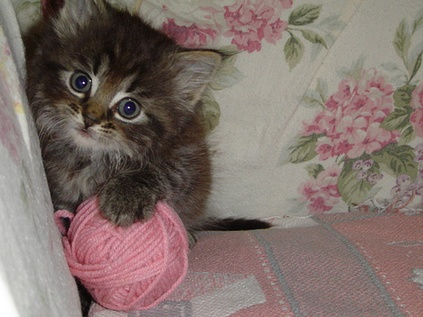
#> input picture data/cat_dataset-kaggle/CAT_00/00000001_005.jpg, 423 x 317 px, shrunk from 500 x 375 before the run, found by its file name; its folder holds 4 pictures in this run
$ python Face_detection_cats.py
#> lines starting #> are read from the running program, lines starting #| are printed output that depends on the picture
import numpy as np
import pandas as pd
import os
import seaborn as sns
import matplotlib.pyplot as plt
import cv2 as cv

class CatFaceDetector():
    '''
    Class for Cat Face Detection
    '''
    def __init__(self,object_cascade_path):
        '''
        param: object_cascade_path - path for the *.xml defining the parameters for cat face detection algorithm
        source of the haarcascade resource is: https://github.com/opencv/opencv/tree/master/data/haarcascades
        '''

        self.objectCascade=cv.CascadeClassifier(object_cascade_path)


    def detect(self, image, scale_factor,
               min_neighbors,
               min_size):
        '''
        Function return rectangle coordinates of cat face for given image
        param: image - image to process
        param: scale_factor - scale factor used for cat face detection
        param: min_neighbors - minimum number of parameters considered during cat face detection
        param: min_size - minimum size of bounding box for object detected
        '''
        bbox=self.objectCascade.detectMultiScale(image,
                                                scaleFactor=scale_factor,
                                                minNeighbors=min_neighbors,
                                                minSize=min_size)
        return bbox


def detect_cat_face(image, file_name, scale_factor=1.15, min_neighbors=1, min_size=(30,30)):
    '''
    Cat Face detection function
    Identify frontal cat face and display the detected marker over the image
    param: image - the image extracted from the video
    param: scale_factor - scale factor parameter for `detect` function of ObjectDetector object
    param: min_neighbors - min neighbors parameter for `detect` function of ObjectDetector object
    param: min_size - minimum size parameter for f`detect` function of ObjectDetector object
    '''

    image_gray = cv.cvtColor(image, cv.COLOR_BGR2GRAY)

    frontal_cascade_path = r"C:\Users\ravit\PycharmProject\cats\cat_face_detection\haarcascade_frontalcatface_extended.xml"

    # Detector for cat frontal face detection created
    fcfd = CatFaceDetector(frontal_cascade_path)

    cat_face = fcfd.detect(image_gray,
                           scale_factor=scale_factor,
                           min_neighbors=min_neighbors,
                           min_size=min_size)

    #if cat_face is empty (cat_face not detected) continue to the next picture
    if cat_face == ():
        print("face not detected in file name:", file_name)
        return

    for x, y, w, h in cat_face:
        # detected cat face shown in color image
        #cv.rectangle(image, (int(x + w / 2), int(y + h / 2)), (int((w + h) / 4)), (0, 127, 255), 3)

        a = x
        b = y
        c = x + w
        d = y + h

        cv.rectangle(image, pt1=(a, b), pt2=(c, d), color=(0, 0, 255), thickness=10)

    # image
        fig = plt.figure(figsize=(6, 6))
        ax = fig.add_subplot(111)
        image = cv.cvtColor(image, cv.COLOR_BGR2RGB)
        ax.imshow(image)
    # return image


if __name__=="__main__":

    os.listdir(r"C:\Users\ravit\PycharmProject\cats\data\cat_dataset-kaggle\CAT_00")

    #reading 10 images
    file_list = []
    for root, dirs, files in os.walk(r"C:\Users\ravit\PycharmProject\cats\data\cat_dataset-kaggle\CAT_00"):
        for file in files:
            if file.endswith(".jpg"):
                file_list.append(file)

    excerpt_file_list = file_list[0:20]

    for file in excerpt_file_list:

        img = cv.imread(r"C:/Users/ravit/PycharmProject/cats/data/cat_dataset-kaggle/CAT_00/"+file)
#> img is the input picture: shape (317, 423, 3); mean B, G, R 105.9, 111.8, 127.3
        print(file)
        detect_cat_face(img, file)
#> in detect_cat_face, `image_gray = cv.cvtColor(image, cv.COLOR_BGR2GRAY)`:
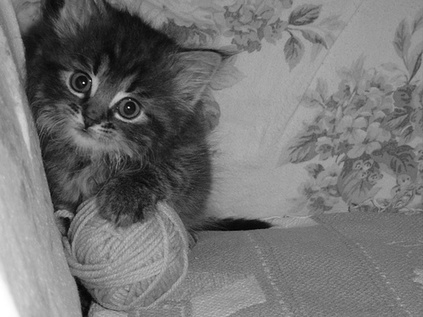
#> image_gray: shape (317, 423); min 2, max 255, mean 115.8
#> in detect, `bbox=self.objectCascade.detectMultiScale(image, scaleFactor=scale_fact..`: bbox = ()
#> pass 2 of the loop `for file in excerpt_file_list:`:
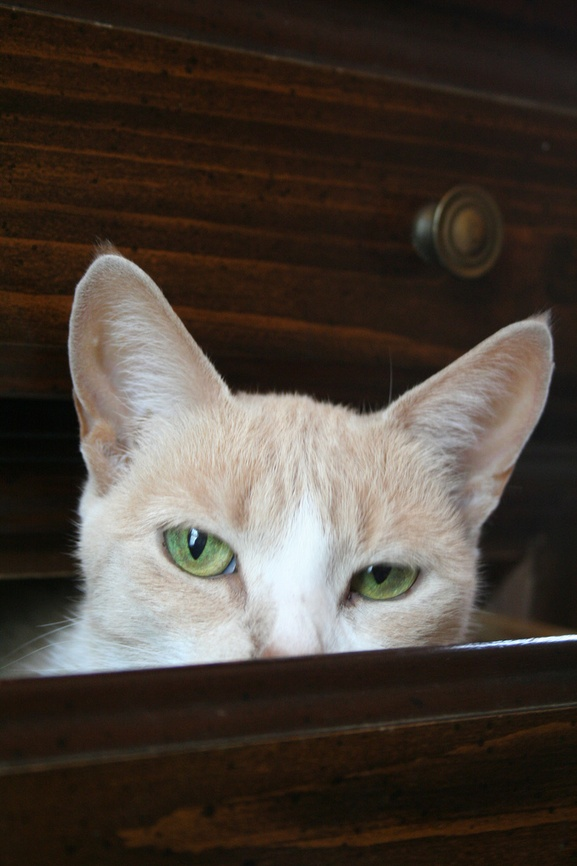
#> input picture data/cat_dataset-kaggle/CAT_00/00000044_001.jpg, 577 x 866 px, shrunk from 683 x 1024 before the run, found by its file name
#> img is the input picture: shape (866, 577, 3); mean B, G, R 56.5, 64.5, 73.8
#> in detect_cat_face (call 2), `image_gray = cv.cvtColor(image, cv.COLOR_BGR2GRAY)`:
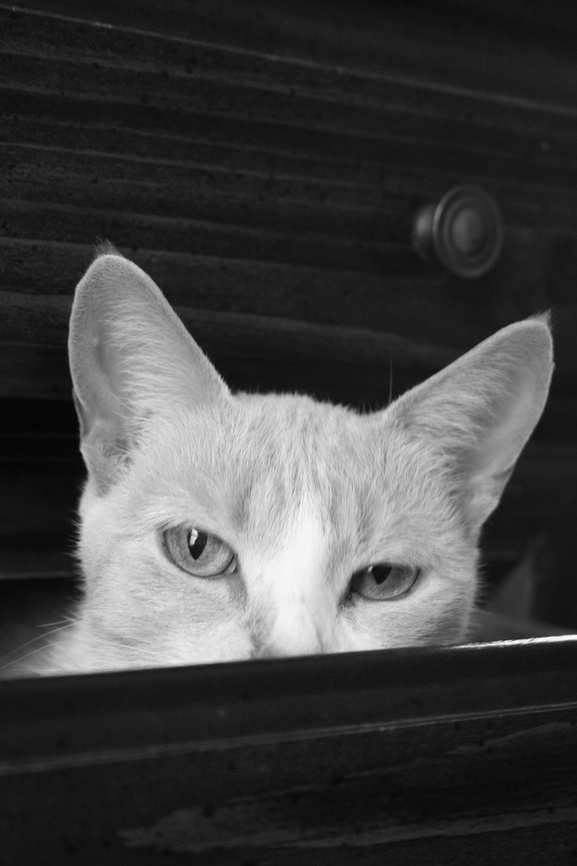
#> image_gray: shape (866, 577); min 3, max 253, mean 66.4
#> pass 3 of the loop `for file in excerpt_file_list:`:
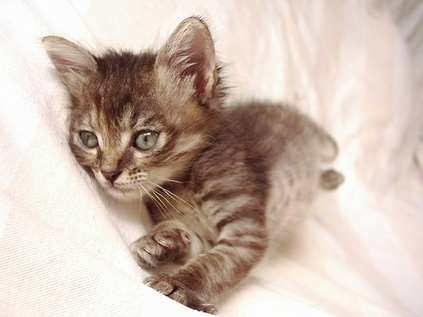
#> input picture data/cat_dataset-kaggle/CAT_00/00000016_013.jpg, 423 x 317 px, shrunk from 500 x 375 before the run, found by its file name
#> img is the input picture: shape (317, 423, 3); mean B, G, R 177.2, 188.6, 205.9
#> in detect_cat_face (call 3), `image_gray = cv.cvtColor(image, cv.COLOR_BGR2GRAY)`:
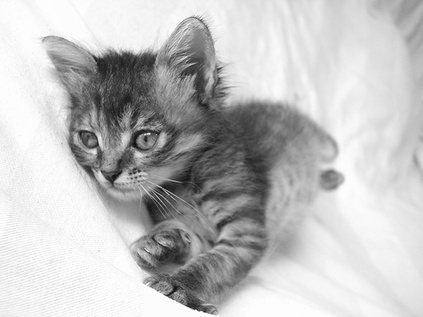
#> image_gray: shape (317, 423); min 7, max 255, mean 192.5
#> cat_face = [[55, 91, 118, 118]]
#> (the run stopped early here; a loop or call above may not have finished)
